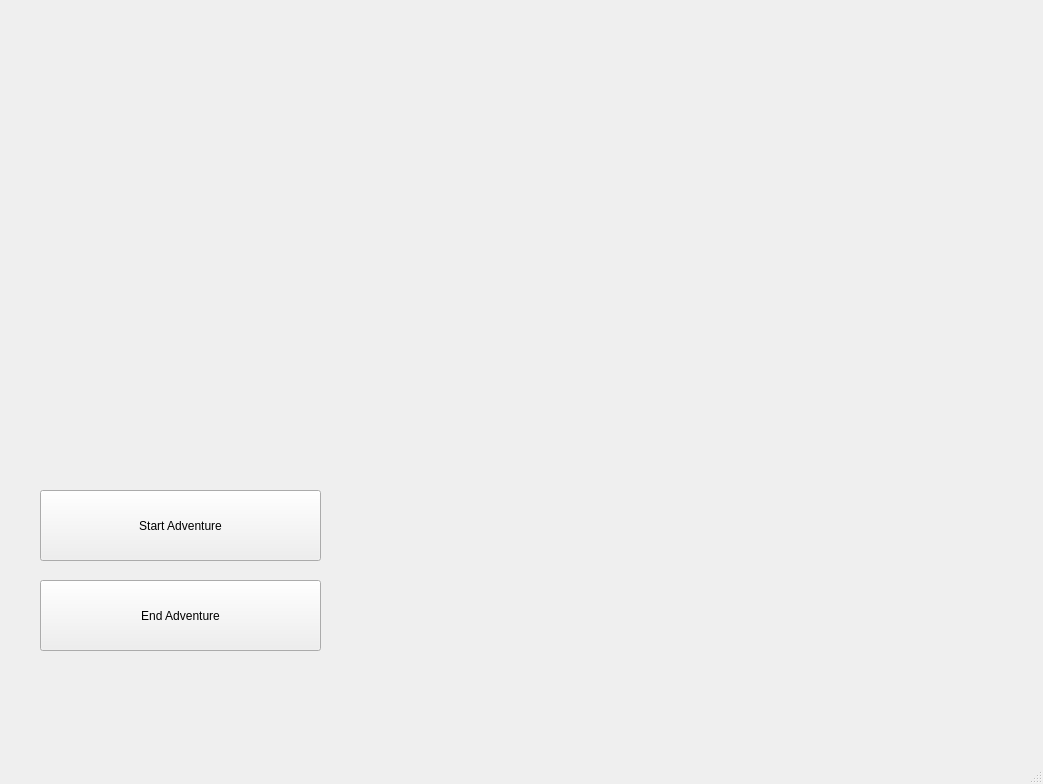
<?xml version="1.0" encoding="UTF-8"?>
<ui version="4.0">
 <class>MainWindow</class>
 <widget class="QMainWindow" name="MainWindow">
  <property name="geometry">
   <rect>
    <x>0</x>
    <y>0</y>
    <width>1043</width>
    <height>784</height>
   </rect>
  </property>
  <property name="windowTitle">
   <string>MainWindow</string>
  </property>
  <property name="styleSheet">
   <string notr="true"/>
  </property>
  <widget class="QWidget" name="centralwidget">
   <widget class="QPushButton" name="pushButton">
    <property name="geometry">
     <rect>
      <x>40</x>
      <y>490</y>
      <width>281</width>
      <height>71</height>
     </rect>
    </property>
    <property name="styleSheet">
     <string notr="true">font: 75 36pt &quot;Marker Felt&quot;;
border-image: url(:/picture/Button.jpg);
</string>
    </property>
    <property name="text">
     <string>Start Adventure</string>
    </property>
   </widget>
   <widget class="QPushButton" name="pushButton_2">
    <property name="geometry">
     <rect>
      <x>40</x>
      <y>580</y>
      <width>281</width>
      <height>71</height>
     </rect>
    </property>
    <property name="styleSheet">
     <string notr="true">font: 75 36pt &quot;Marker Felt&quot;;
border-image: url(:/picture/Button2.jpg);

</string>
    </property>
    <property name="text">
     <string>End Adventure</string>
    </property>
   </widget>
   <widget class="QLabel" name="label">
    <property name="geometry">
     <rect>
      <x>-100</x>
      <y>130</y>
      <width>741</width>
      <height>181</height>
     </rect>
    </property>
    <property name="styleSheet">
     <string notr="true">font: 75 80pt &quot;Futura&quot;;</string>
    </property>
    <property name="text">
     <string>      Aurora Project</string>
    </property>
   </widget>
  </widget>
  <widget class="QMenuBar" name="menubar">
   <property name="geometry">
    <rect>
     <x>0</x>
     <y>0</y>
     <width>1043</width>
     <height>22</height>
    </rect>
   </property>
  </widget>
  <widget class="QStatusBar" name="statusbar"/>
 </widget>
 <resources/>
 <connections/>
</ui>
